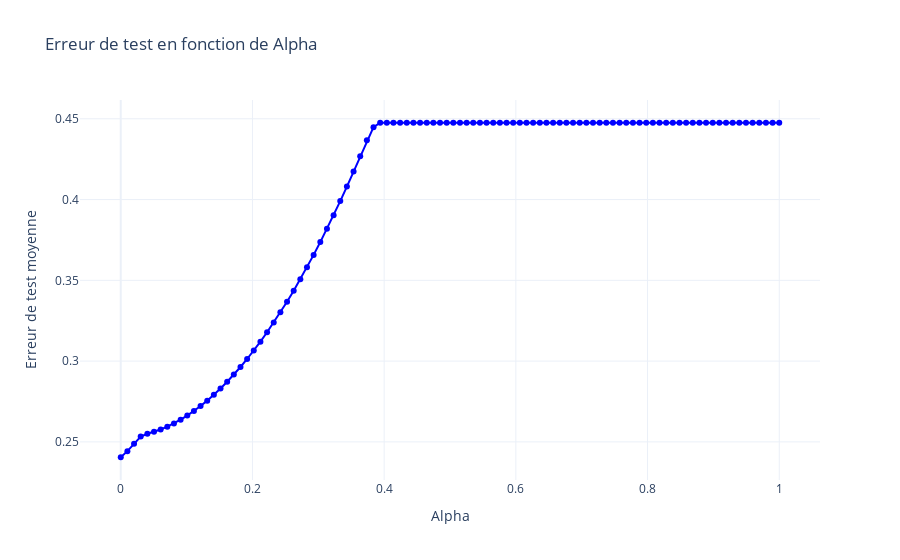
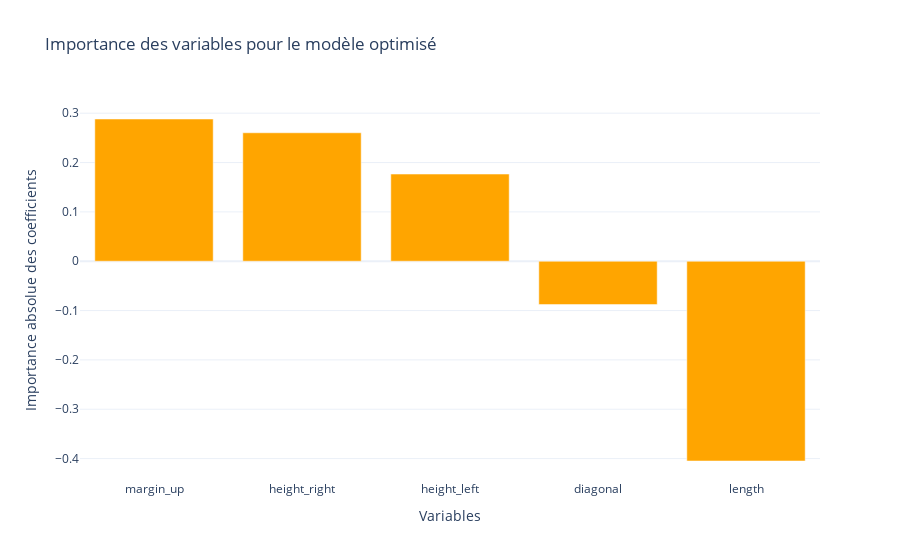

Source (notebook cell) for these figures, in order:
### Markdown cell above
### Avec la MSE

Ici, on constate que la valeur optimale est très proche de zero

### Code cell
model_optimisation(linear_model.Lasso(), "neg_mean_squared_error", X_train, y_train, np.linspace(1e-16, 1, 100), X_test, y_test, feature_names)
